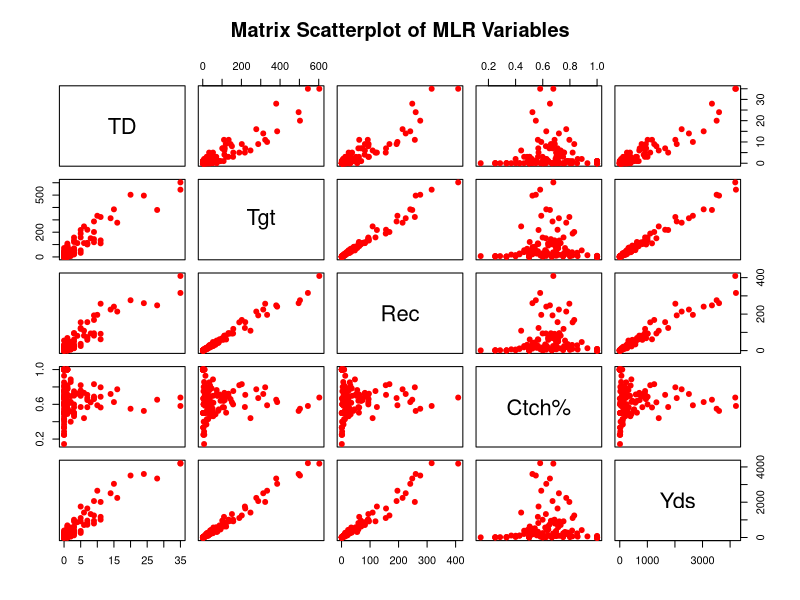
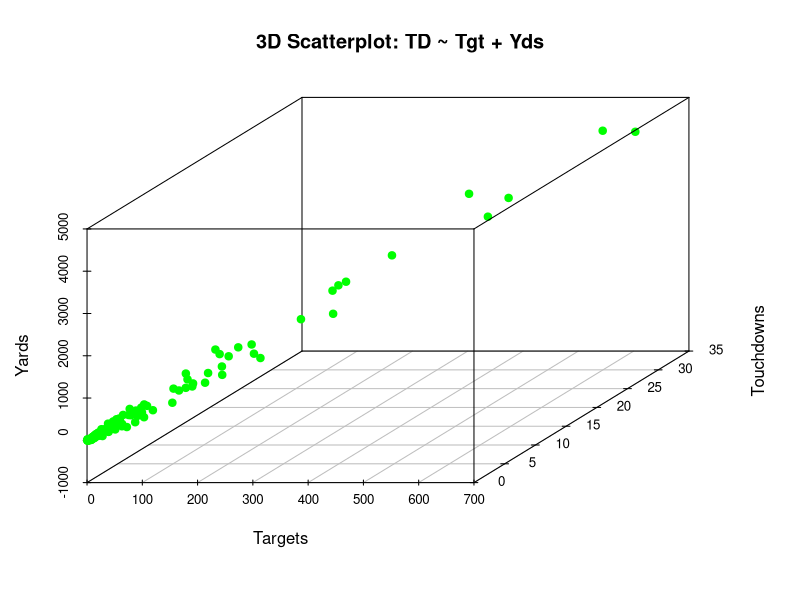
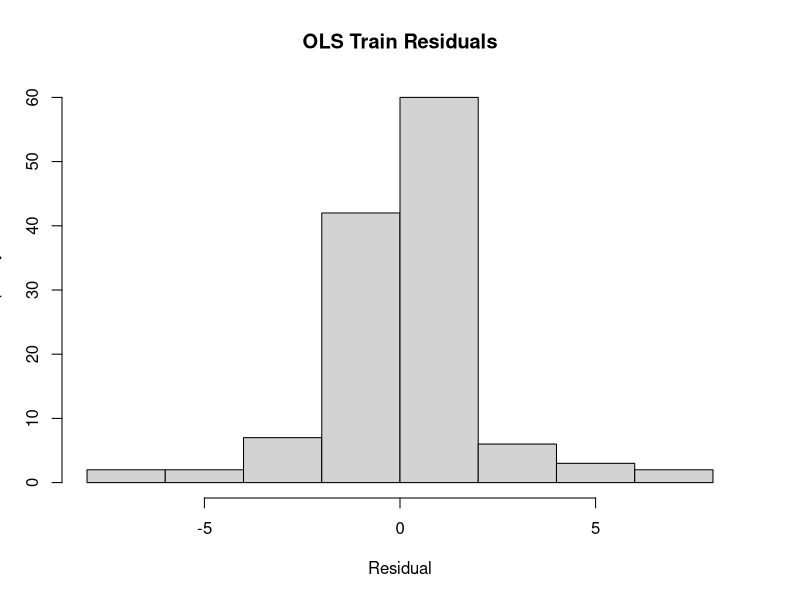
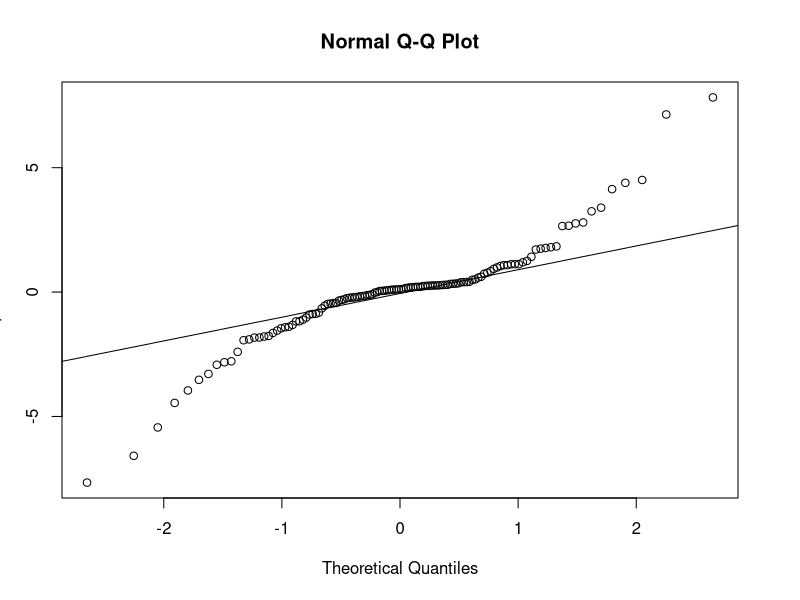
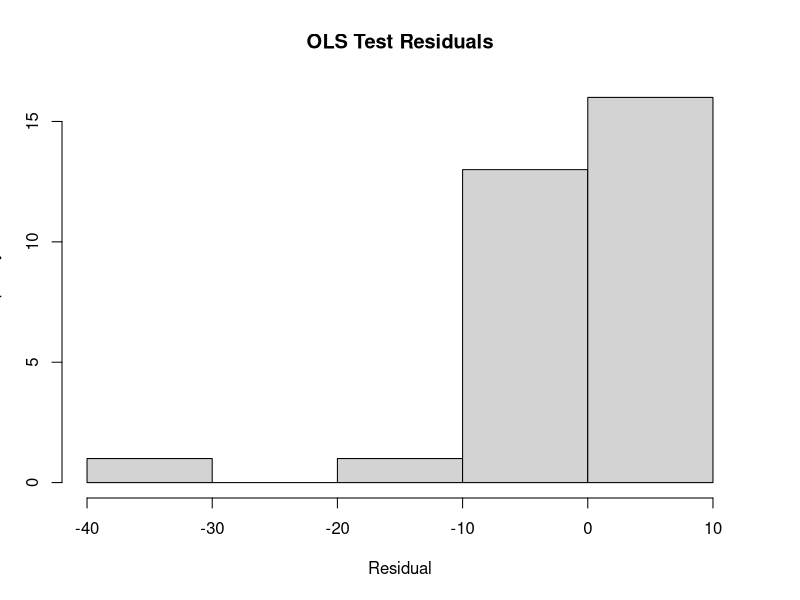
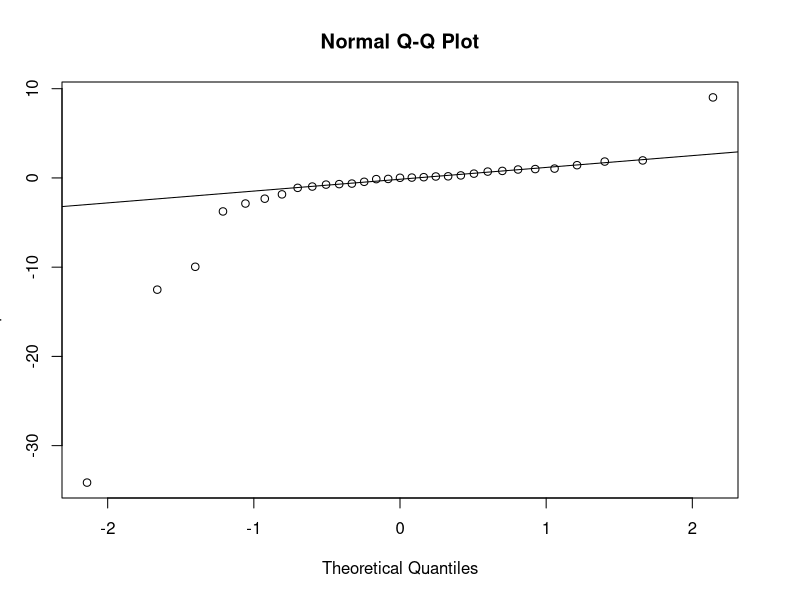
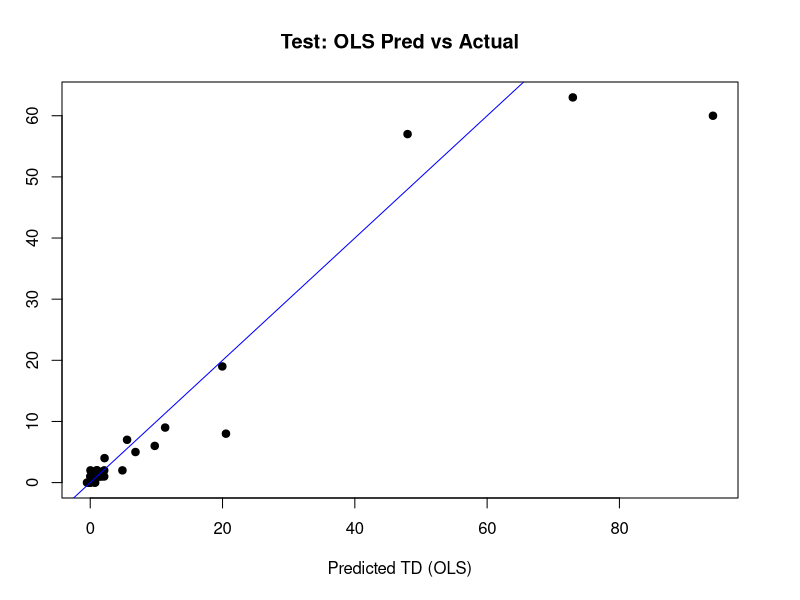
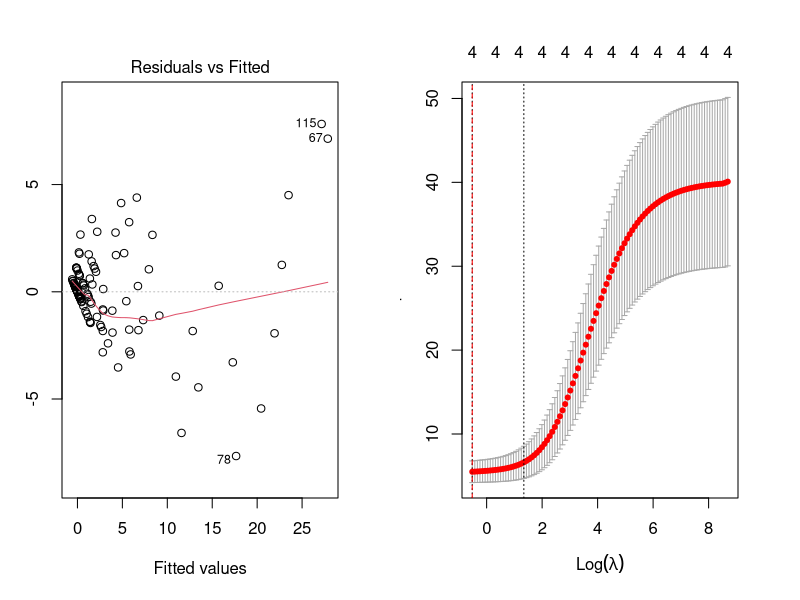

Source code (R) for these figures, in order:
## ---- chunk 1
# hide setup output
suppressPackageStartupMessages({
  library(tidyr)
  library(readxl)
  library(dplyr)
  library(car)
  library(glmnet)
  library(Metrics)
  library(scatterplot3d)
})

knitr::opts_chunk$set(
  echo       = TRUE,      # don’t show code by default
  message    = FALSE,      # suppress messages
  warning    = FALSE,      # suppress warnings
  fig.width  = 6,          # width in inches
  fig.height = 4,          # height in inches
  fig.align  = "center",   # center all figures
  out.width  = "80%"       # scale figures to 80% of page width
)
## ---- chunk 2
Atlanta_Falcons_data <- read_excel("Atlanta_Falcons_data.xlsx")
head(Atlanta_Falcons_data)
## ---- chunk 3
vars_needed <- c("TD", "Tgt", "Rec", "Ctch%", "Yds")

offensive_positions <- c("QB", "RB", "WR", "TE")

clean_df <- Atlanta_Falcons_data %>%
  drop_na(all_of(vars_needed)) %>%
  filter(Pos %in% offensive_positions)

set.seed(123)
n       <- nrow(clean_df)
train_i <- sample(n, 0.8*n)
train_df <- clean_df[ train_i, ]
test_df  <- clean_df[-train_i, ]
## ---- chunk 4
mlr_fit <- lm((TD) ~ Tgt + Rec + `Ctch%` + Yds, data = train_df)
summary(mlr_fit)

## ---- chunk 5
pairs(
  ~ TD + Tgt + Rec + `Ctch%` + Yds,
  data = train_df,
  main = "Matrix Scatterplot of MLR Variables",
  col = "red",
  pch = 19
)
## ---- chunk 6
scatterplot3d(
  x = train_df$Tgt,
  y = train_df$TD,
  z = train_df$Yds,
  main = "3D Scatterplot: TD ~ Tgt + Yds",
  xlab = "Targets",
  ylab = "Touchdowns",
  zlab = "Yards",
  color = "green",
  pch = 19
)

## ---- chunk 7
hist(resid(mlr_fit), main="OLS Train Residuals", xlab="Residual")
qqnorm(resid(mlr_fit)); qqline(resid(mlr_fit))
## ---- chunk 8
test_df$pred_ols  <- predict(mlr_fit, newdata = test_df)
resid_test_ols    <- test_df$TD - test_df$pred_ols

# Plots
hist(resid_test_ols, main="OLS Test Residuals", xlab="Residual")
qqnorm(resid_test_ols); qqline(resid_test_ols)

plot(
  test_df$pred_ols, test_df$TD,
  xlab="Predicted TD (OLS)", ylab="Actual TD",
  main="Test: OLS Pred vs Actual", pch=19
)
abline(0,1,col="blue")

## ---- chunk 9
vif(mlr_fit)

## ---- chunk 10
par(mfrow = c(1, 2))           

plot(mlr_fit, which = 1) 

## ---- chunk 11
# Prepare matrices
x_train <- model.matrix(TD~Tgt+Rec+`Ctch%`+Yds, train_df)[,-1]
y_train <- train_df$TD
x_test  <- model.matrix(TD~Tgt+Rec+`Ctch%`+Yds, test_df)[,-1]
y_test  <- test_df$TD

# Ridge
cv_ridge  <- cv.glmnet(x_train,y_train,alpha=0)
best_ridge<- cv_ridge$lambda.min
ridge_mod <- glmnet(x_train,y_train,alpha=0,lambda=best_ridge)
test_df$pred_ridge <- as.numeric(predict(ridge_mod,x_test))
summary(cv_ridge)

# Lasso
cv_lasso  <- cv.glmnet(x_train,y_train,alpha=1)
best_lasso<- cv_lasso$lambda.min
lasso_mod <- glmnet(x_train,y_train,alpha=1,lambda=best_lasso)
test_df$pred_lasso <- as.numeric(predict(lasso_mod,x_test))
summary(cv_lasso)

# RMSE
cat("Ridge RMSE:",  rmse(y_test, test_df$pred_ridge), "\n")
cat("Lasso RMSE:",  rmse(y_test, test_df$pred_lasso), "\n")
## ---- chunk 12
plot(cv_ridge)
abline(v=log(best_ridge),col="red",lty=2)
## ---- chunk 13
coef(cv_ridge)
## ---- chunk 14
plot(test_df$pred_ols, test_df$TD,
     xlim = range(c(test_df$pred_ols,test_df$pred_ridge)),
     ylim = range(c(test_df$pred_ols,test_df$pred_ridge)),
     xlab="Predicted TD", ylab="Actual TD",
     main="OLS (blue) vs Ridge (red)", pch=19, col=rgb(0,0,1,0.6))
points(test_df$pred_ridge, test_df$TD, pch=17, col=rgb(1,0,0,0.6))
abline(0,1,lty=2)
legend("topleft", legend=c("OLS","Ridge"), pch=c(19,17),
       col=c("blue","red"), bty="n")
## ---- chunk 15
summary(train_df)
summary(test_df)
